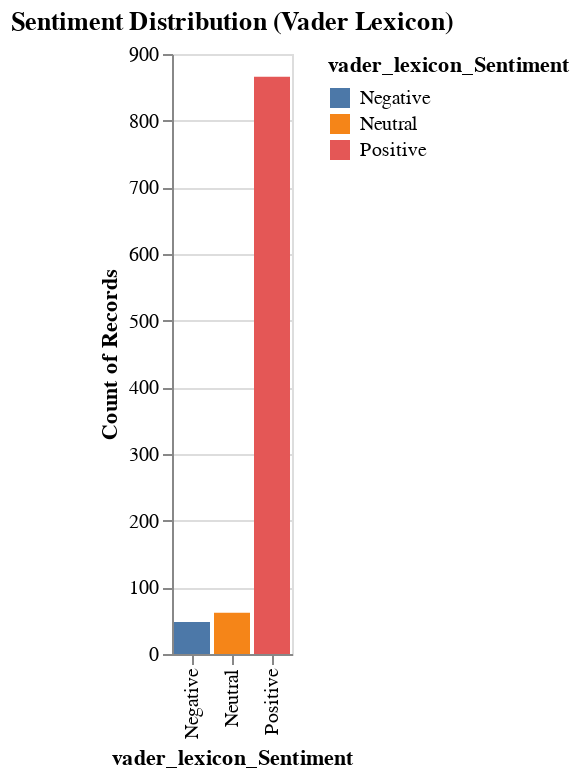

The cell this chart's notebook holds for it:
### Code cell
# Visualize the sentiment distribution using Vader Lexicon
import altair as alt

alt.Chart(df1).mark_bar().encode(
    x='vader_lexicon_Sentiment:N',
    y='count()',
    color='vader_lexicon_Sentiment:N'
).properties(
    title="Sentiment Distribution (Vader Lexicon)"
)

### Figure 1 — Vega-Lite specification as saved in the notebook (floating-point values rounded to 4 significant figures; data arrays with more than 128 entries replaced by an {"elided": "..."} marker saying what was removed)
{"config": {"view": {"continuousWidth": 300, "continuousHeight": 300}}, "data": {"name": "data-03f25ff29f64f6d0d09ec41cacac000d"}, "mark": {"type": "bar"}, "encoding": {"color": {"field": "vader_lexicon_Sentiment", "type": "nominal"}, "x": {"field": "vader_lexicon_Sentiment", "type": "nominal"}, "y": {"aggregate": "count", "type": "quantitative"}}, "title": "Sentiment Distribution (Vader Lexicon)", "$schema": "https://vega.github.io/schema/vega-lite/v5.20.1.json", "datasets": {"data-03f25ff29f64f6d0d09ec41cacac000d": {"elided": "976 records"}}}
